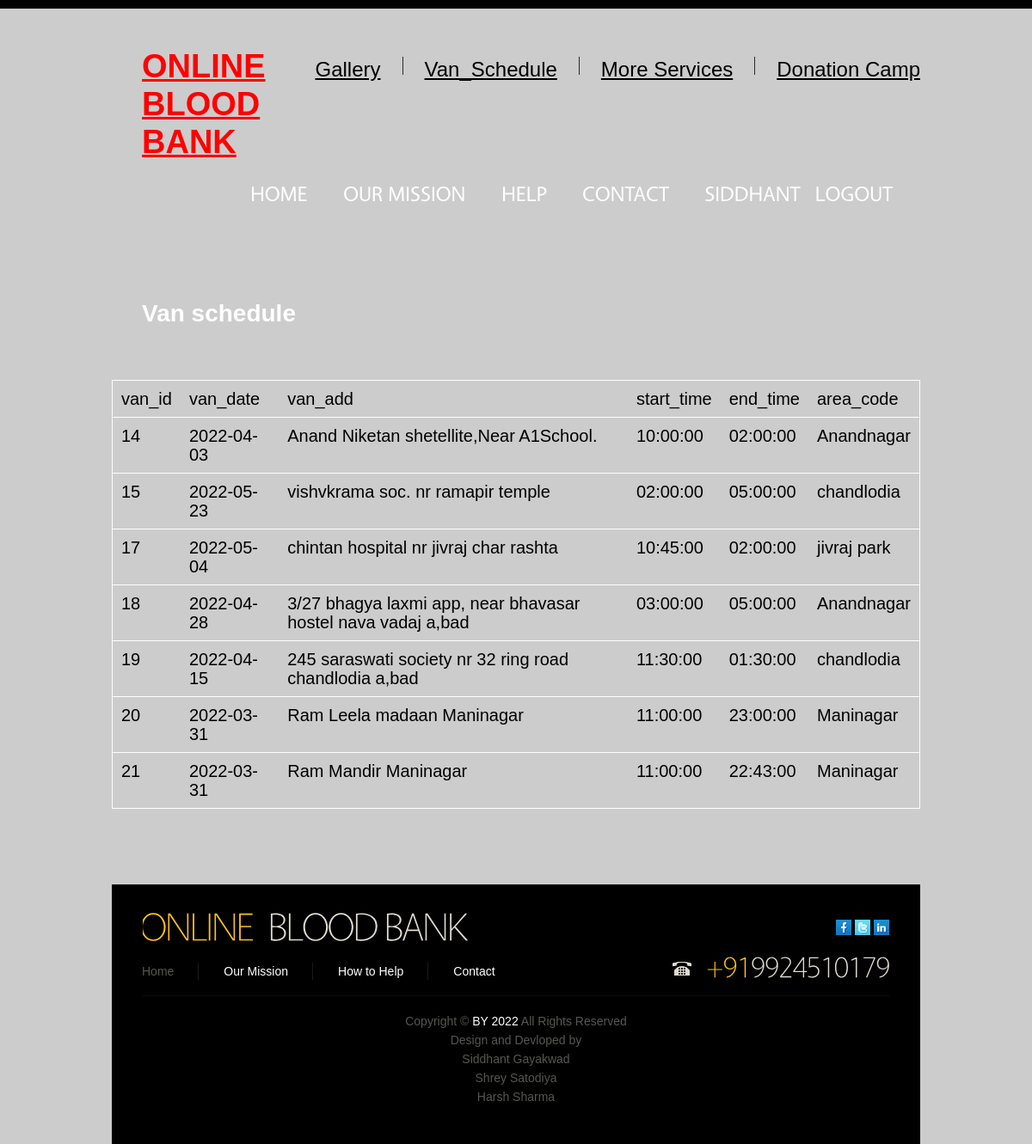
Page /final_project/display_van_schedule.php (signed in) on the committed database.
### tables this page shows
CREATE TABLE `van_schedule` (
  `van_id` int(11) NOT NULL,
  `van_date` date NOT NULL,
  `van_add` varchar(400) NOT NULL,
  `start_time` time NOT NULL,
  `end_time` time NOT NULL,
  `area_id` int(11) NOT NULL
);

CREATE TABLE `area` (
  `a_id` int(5) NOT NULL,
  `a_nm` varchar(20) NOT NULL,
  `a_code` int(11) NOT NULL,
  `city_id` int(11) NOT NULL
);

### final_project/display_van_schedule.php (the view, shortened to what this page needs)
<?php
include "header.php";
?>
      <section id="main-content">
          <section class="wrapper">
<br>
<br>
<center>
<h1 align="center" style="font-size:28px !important; color:#FFF; text-align:center !important;">Van schedule</h1>
<br>
<br>
<br>
<br>
<br>
<br>
<table border="1" cellpadding="15" align="center">
<tr bgcolor="#999999">
<td>van_id</td>
<td>van_date</td>
<td>van_add</td>
<td>start_time</td>
<td>end_time</td>
<td>area_code</td>
</tr>
<?php
include"connection.php";
$query=mysqli_query($con,"select * from van_schedule");
while($row=mysqli_fetch_array($query))
{echo"<tr>";
echo "<td>".$row['van_id']."</td>";
echo "<td>".$row['van_date']."</td>";
echo "<td>".$row['van_add']."</td>";
echo "<td>".$row['start_time']."</td>";
echo "<td>".$row['end_time']."</td>";
$areaid=$row['area_id'];
$temp12=mysqli_query($con,"select * from `area` where `a_id`='$areaid'");
$row1=mysqli_fetch_array($temp12);
$unm12=$row1['a_nm'];
echo "<td>".$unm12."</td>";}
echo "</tr>";
?></table>
<br>
<br>
<br>
<br>
<?php
include"footer.php";
?>

### final_project/css/style.css (style rules this page uses)
article, aside, audio, canvas, command, datalist, details, embed, figcaption, figure, footer, header, hgroup, keygen, meter, nav, output, progress, section, source, video { display:block }
.wrapper { width:100%; overflow:hidden }
body { background-color:#CCC;border:0; font:14px "Trebuchet MS", Arial, Helvetica, sans-serif; color:#575652; line-height:22px }
h1 { float:left; padding:44px 0 0 35px }

### final_project/display_van_schedule.php (style rules this page uses)
tr,td { padding:10px !important; font-size:20px;border:1px solid white;color:#000; !important; }

### rows in the picture
van_schedule: van_id "14", van_date "2022-04-03", van_add "Anand Niketan shetellite,Near A1School.", start_time "10:00:00", end_time "02:00:00", area.a_nm "Anandnagar"
van_schedule: van_id "15", van_date "2022-05-23", van_add "vishvkrama soc. nr ramapir temple", start_time "02:00:00", end_time "05:00:00", area.a_nm "chandlodia"
van_schedule: van_id "17", van_date "2022-05-04", van_add "chintan hospital nr jivraj char rashta", start_time "10:45:00", end_time "02:00:00", area.a_nm "jivraj park"
van_schedule: van_id "18", van_date "2022-04-28", van_add "3/27 bhagya laxmi app, near bhavasar hostel nava vadaj a,bad", start_time "03:00:00", end_time "05:00:00", area.a_nm "Anandnagar"
van_schedule: van_id "19", van_date "2022-04-15", van_add "245 saraswati society nr 32 ring road chandlodia a,bad", start_time "11:30:00", end_time "01:30:00", area.a_nm "chandlodia"
van_schedule: van_id "20", van_date "2022-03-31", van_add "Ram Leela madaan Maninagar", start_time "11:00:00", end_time "23:00:00", area.a_nm "Maninagar"
van_schedule: van_id "21", van_date "2022-03-31", van_add "Ram Mandir Maninagar", start_time "11:00:00", end_time "22:43:00", area.a_nm "Maninagar"
